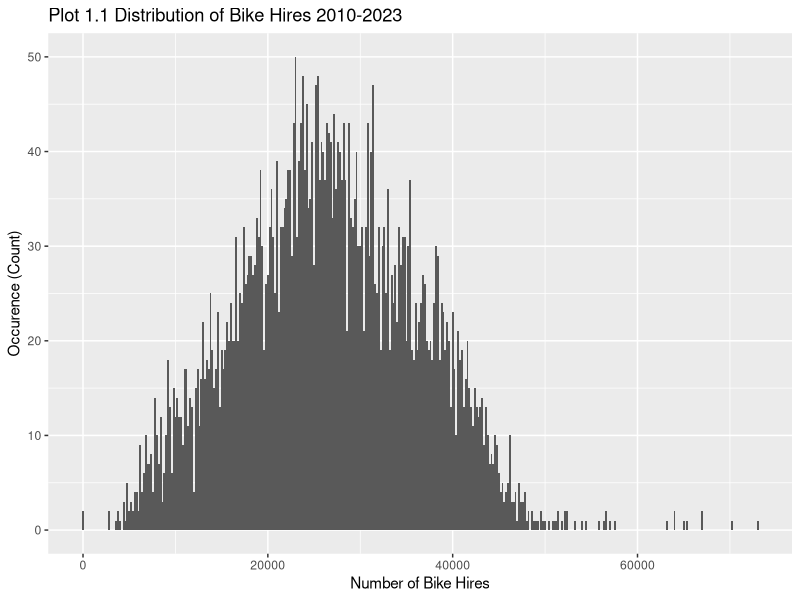
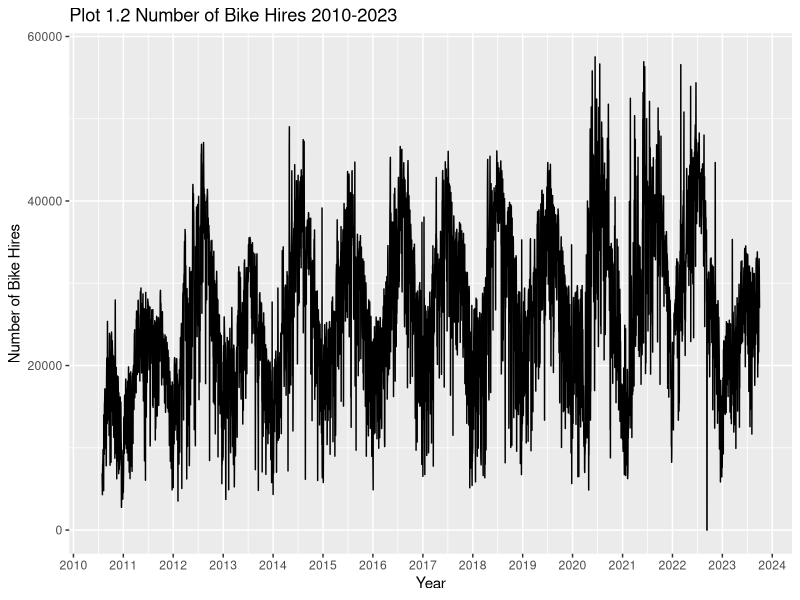
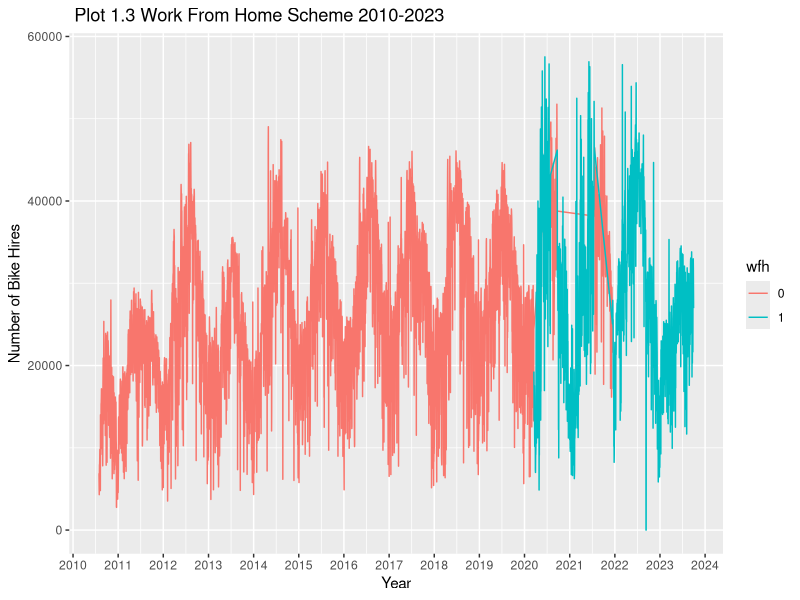
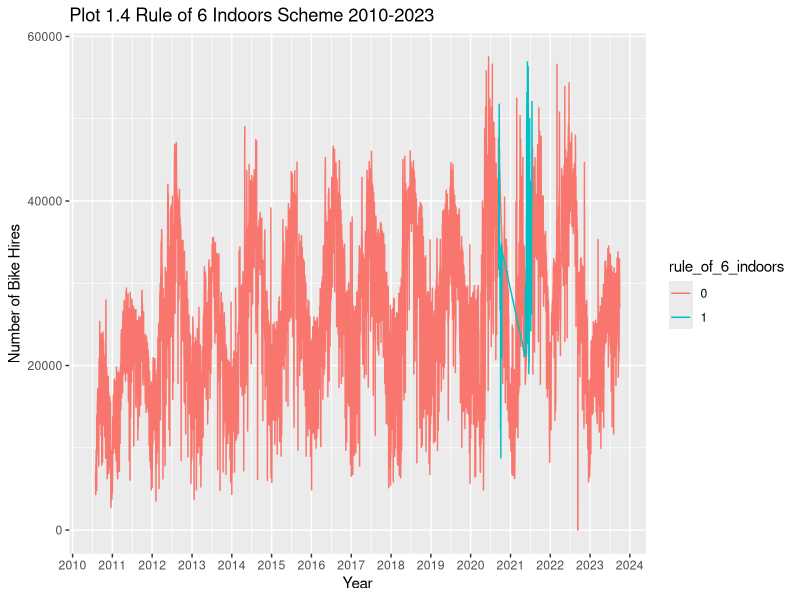
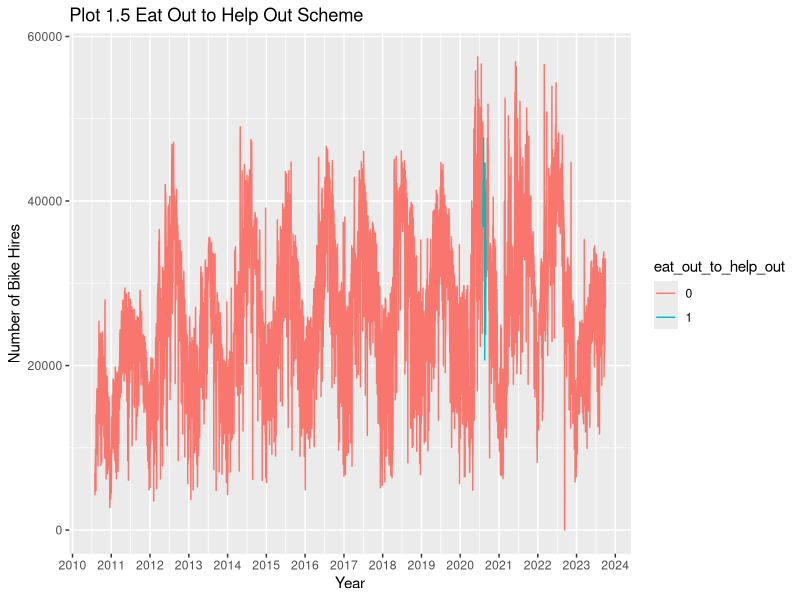
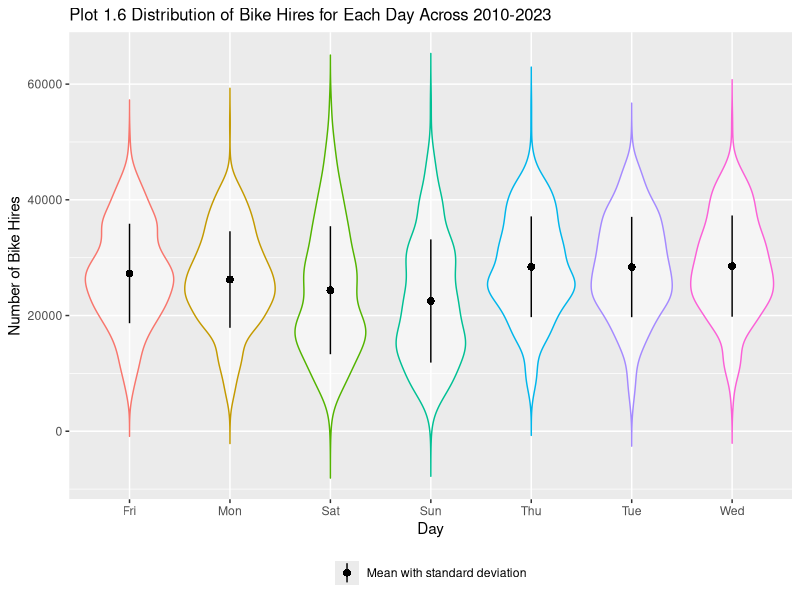
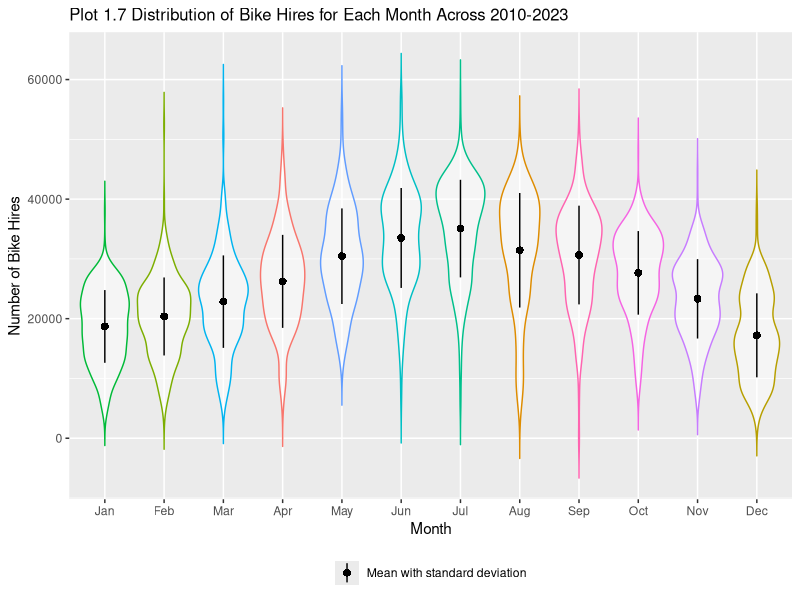
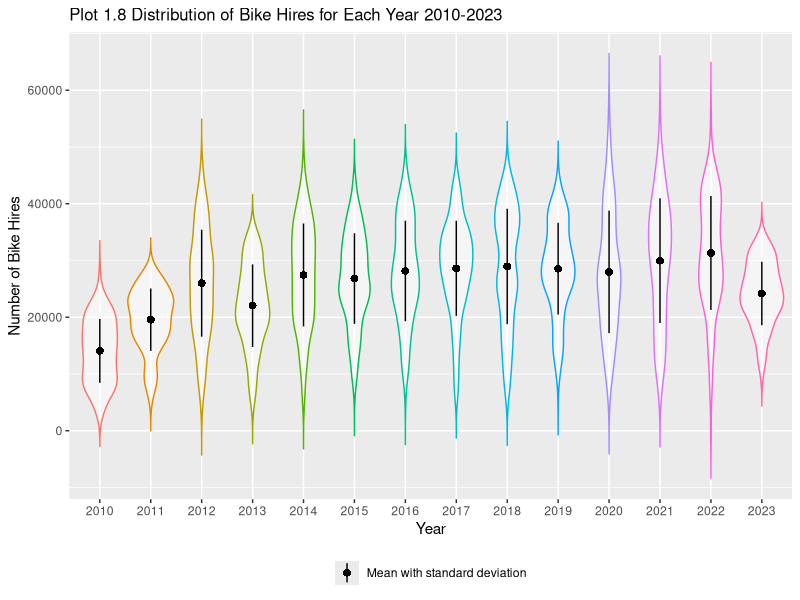

These charts were generated, in order, by the following R code:
## ---- chunk 1
library(tidyverse)
library(lubridate)
library(emmeans)
library(gridExtra)
library(Hmisc)
library(car)
library(ggpubr)
options(width=100)
## ---- chunk 2
# Read the data
london.covid.bikes <- read_csv('London_COVID_bikes.csv')
## ---- chunk 3
# Use summary to check if there is anomaly in the data and see the distribution of values 
summary(london.covid.bikes)
str(london.covid.bikes)
## ---- chunk 4
# Set the correct measurement level of data types
col <- c('wfh', 'rule_of_6_indoors', 'eat_out_to_help_out', 'day', 'month', 'year')
london.covid.bikes[col] <- lapply(london.covid.bikes[col], as.factor)
## ---- chunk 5
# Check if there is any missing value
colSums(is.na(london.covid.bikes))

# Find duplicated values in the selected column
column_to_check <- "date"

duplicated_values <- london.covid.bikes[london.covid.bikes$date %in% london.covid.bikes[duplicated(london.covid.bikes$date) | duplicated(london.covid.bikes$date, fromLast = TRUE), ]$date, column_to_check]

print(duplicated_values)

# Find rows with duplicated values
column_to_check <- "date"
value_to_find <- "2021-12-13"

specific_row <- london.covid.bikes[london.covid.bikes[, column_to_check] == value_to_find, ]

print(specific_row)

# Remove one of the duplicated rows
value.to.remove.in.date <- "2021-12-13"
value.to.remove.in.wfh <- 0

# Remove the specific row based on values in two different columns
london.covid.bikes <- london.covid.bikes[!(london.covid.bikes$date == value.to.remove.in.date & london.covid.bikes$wfh == value.to.remove.in.wfh), ]
## ---- chunk 6
# Using histogram to check if the distribution of the data is normal or not
ggplot(london.covid.bikes) + geom_histogram(aes(Hires), binwidth=200) + labs(title='Plot 1.1 Distribution of Bike Hires 2010-2023', x='Number of Bike Hires', y='Occurence (Count)')
## ---- chunk 7
# Remove outliers from the data
london.covid.bikes <- london.covid.bikes[london.covid.bikes$Hires <= 60000, ]
## ---- chunk 8
# Plot the number of bike hires as time series
ggplot(london.covid.bikes, aes(x=date, y=Hires)) + geom_line() + scale_x_date(date_breaks = "1 years", date_labels="%Y") + labs(title='Plot 1.2 Number of Bike Hires 2010-2023', x='Year', y='Number of Bike Hires')
## ---- chunk 9
# Plot the Work From Home (wfh) scheme as time series
ggplot(london.covid.bikes, aes(x=date, y=Hires)) + geom_line(aes(color=wfh)) + scale_x_date(date_breaks = "1 years", date_labels = "%Y") + labs(title=' Plot 1.3 Work From Home Scheme 2010-2023', x='Year', y='Number of Bike Hires')
## ---- chunk 10
# Plot the Rule of 6 Indoors scheme as time series
ggplot(london.covid.bikes, aes(x=date, y=Hires)) + geom_line(aes(color=rule_of_6_indoors)) + scale_x_date(date_breaks = "1 years", date_labels = "%Y") + labs(title='Plot 1.4 Rule of 6 Indoors Scheme 2010-2023', x='Year', y='Number of Bike Hires')
## ---- chunk 11
# Plot the Eat Out to Help Out scheme as time series
ggplot(london.covid.bikes, aes(x=date, y=Hires)) + geom_line(aes(color=eat_out_to_help_out)) + scale_x_date(date_breaks = "1 years", date_labels = "%Y") + labs(title='Plot 1.5 Eat Out to Help Out Scheme', x='Year', y='Number of Bike Hires')
## ---- chunk 12
# Use Pearson correlation matrix to show the correlation between each pair of variables (correlation coefficient and p-value)
rcorr(as.matrix(select(london.covid.bikes, Hires, wfh, rule_of_6_indoors, eat_out_to_help_out)))
## ---- chunk 13
# Simple linear regression for number of bike hires as a function of Work From Home (wfh) scheme
m.hires.by.wfh <- lm(Hires~wfh, data=london.covid.bikes)
summary(m.hires.by.wfh)
cbind(coef(m.hires.by.wfh), confint(m.hires.by.wfh))
## ---- chunk 14
# Simple linear regression regression for bike hires as a function of Rule of 6 Indoors scheme
m.hires.by.rule_of_6_indoors <- lm(Hires~rule_of_6_indoors, data=london.covid.bikes)
summary(m.hires.by.rule_of_6_indoors)
cbind(coef(m.hires.by.rule_of_6_indoors), confint(m.hires.by.rule_of_6_indoors))
## ---- chunk 15
# Simple linear regression regression for bike hires as a function of Eat Out to Help Out scheme
m.hires.by.eat_out_to_help_out <- lm(Hires~eat_out_to_help_out, data=london.covid.bikes)
summary(m.hires.by.eat_out_to_help_out)
cbind(coef(m.hires.by.eat_out_to_help_out), confint(m.hires.by.eat_out_to_help_out))
## ---- chunk 16
# Multiple linear regression without interaction for bike hires as function of Work From Home, Rule of 6 Indoors, and the Eat Out to Help Out scheme
m.hires.by.wfh.rule_of_6_indoors.eat_out_to_help_out <- lm(Hires~wfh + rule_of_6_indoors + eat_out_to_help_out, data=london.covid.bikes)
summary(m.hires.by.wfh.rule_of_6_indoors.eat_out_to_help_out)
cbind(coef(m.hires.by.wfh.rule_of_6_indoors.eat_out_to_help_out), confint(m.hires.by.wfh.rule_of_6_indoors.eat_out_to_help_out))
## ---- chunk 17
# Multiple linear regression with interaction for bike hires as function of Work From Home, Rule of 6 Indoors, and the Eat Out to Help Out scheme
m.hires.by.wfh.rule_of_6_indoors.eat_out_to_help_out.intr <- lm(Hires~wfh * rule_of_6_indoors * eat_out_to_help_out, data=london.covid.bikes)
summary(m.hires.by.wfh.rule_of_6_indoors.eat_out_to_help_out.intr)
cbind(coef(m.hires.by.wfh.rule_of_6_indoors.eat_out_to_help_out.intr), confint(m.hires.by.wfh.rule_of_6_indoors.eat_out_to_help_out.intr))
## ---- chunk 18
# Checking the multicollinearity for multiple linear regression with 3 predictors: Work From Home, Rule of 6 Indoors, and the Eat Out to Help Out scheme
vif(m.hires.by.wfh.rule_of_6_indoors.eat_out_to_help_out)
## ---- chunk 19
# Model comparison between multiple linear regression without interaction and with interaction (Work From Home, Rule of 6 Indoors, and the Eat Out to Help Out scheme as predictors)
anova(m.hires.by.wfh.rule_of_6_indoors.eat_out_to_help_out, m.hires.by.wfh.rule_of_6_indoors.eat_out_to_help_out.intr)
## ---- chunk 20
# Emmeans for the regression model without time variables
emm.model <- emmeans(m.hires.by.wfh.rule_of_6_indoors.eat_out_to_help_out.intr, ~ wfh * rule_of_6_indoors * eat_out_to_help_out)
summary(emm.model)
emm.model.means.ci <- confint(emm.model)
## ---- chunk 21
# Checking the distribution of bike hires for each day across 2010-2023
ggplot(london.covid.bikes, aes(x=day, y=Hires, fill=Hires)) +
  geom_violin(trim=FALSE, alpha = 0.5, aes(color=day)) +
  stat_summary(fun.data=mean_sdl, fun.args = list(mult=1), color="black", aes(shape="Mean with standard deviation")) +
  labs(x="Day", y="Number of Bike Hires", title = "Plot 1.6 Distribution of Bike Hires for Each Day Across 2010-2023") +
  guides(col="none") + 
  theme(legend.position="bottom", legend.title=element_blank(), plot.title = element_text(size = 12))
## ---- chunk 22
# Checking the distribution of bike hires for each month across 2010-2023
ggplot(london.covid.bikes, aes(x=month, y=Hires, fill=Hires)) +
  geom_violin(trim=FALSE, alpha = 0.5, aes(color=month)) +
  stat_summary(fun.data=mean_sdl, fun.args = list(mult=1), color="black", aes(shape="Mean with standard deviation")) +
  labs(x="Month", y="Number of Bike Hires", title = "Plot 1.7 Distribution of Bike Hires for Each Month Across 2010-2023") +
  guides(col="none") + 
  theme(legend.position="bottom", legend.title=element_blank(), plot.title = element_text(size = 12)) + 
  scale_x_discrete(limits = month.abb)
## ---- chunk 23
# Checking the distribution of bike hires for each year 2010-2023
ggplot(london.covid.bikes, aes(x=year, y=Hires, fill=Hires)) +
  geom_violin(trim=FALSE, alpha = 0.5, aes(color=year)) +
  stat_summary(fun.data=mean_sdl, fun.args = list(mult=1), color="black", aes(shape="Mean with standard deviation")) +
  labs(x="Year", y="Number of Bike Hires", title = "Plot 1.8 Distribution of Bike Hires for Each Year 2010-2023") +
  guides(col="none") + 
  theme(legend.position="bottom", legend.title=element_blank(), plot.title = element_text(size = 12))
## ---- chunk 24
# Multiple linear regression for bike hires with 3 predictors: Work From Home, Rule of 6 Indoors, and the Eat Out to Help Out scheme by including interaction with time variables (day, month, and year)
m.hires.by.wfh.rule_of_6_indoors.eat_out_to_help_out.time <- lm(Hires~wfh * rule_of_6_indoors * eat_out_to_help_out + day + month + year + wfh:day + wfh:month + wfh:year + rule_of_6_indoors:day + rule_of_6_indoors:month + rule_of_6_indoors:year + eat_out_to_help_out:day + eat_out_to_help_out:month + eat_out_to_help_out:year, data=london.covid.bikes)
summary(m.hires.by.wfh.rule_of_6_indoors.eat_out_to_help_out.time)
cbind(coef(m.hires.by.wfh.rule_of_6_indoors.eat_out_to_help_out.time), confint(m.hires.by.wfh.rule_of_6_indoors.eat_out_to_help_out.time))
## ---- chunk 25
# Model comparison between multiple linear regression with time variables and and without without time variables
anova(m.hires.by.wfh.rule_of_6_indoors.eat_out_to_help_out.intr, m.hires.by.wfh.rule_of_6_indoors.eat_out_to_help_out.time)
## ---- chunk 26
# Emmeans for the regression model with time variables
emm.model.time <- emmeans(m.hires.by.wfh.rule_of_6_indoors.eat_out_to_help_out.time, ~ wfh * rule_of_6_indoors * eat_out_to_help_out + day + month + year)
summary(emm.model.time)
emm.model.time.means.ci <- confint(emm.model.time)
## ---- chunk 27
# Filter rows without NA in the summary of emmeans
filtered.summary.emmeans <- emm.model.time[complete.cases(summary(emm.model.time)), ]
print(filtered.summary.emmeans)
## ---- chunk 28
# Filter rows without NA in the means and confidence intervals
filtered.means.ci <- emm.model.time.means.ci[complete.cases(emm.model.time.means.ci), ]
print(filtered.summary.emmeans)
## ---- chunk 29
ggplot.wfh.emm <- ggplot(summary(emm.model.time), aes(x=year, y=emmean, ymin=lower.CL, ymax=upper.CL, col=wfh)) + geom_point() + geom_linerange(alpha=5) + labs(x="Year", y="Number of Bike Hires", col="Working from Home", subtitle="Error Bars are 95% CIs")

ggplot.rule_of_6_indoors.emm <- ggplot(summary(emm.model.time), aes(x=year, y=emmean, ymin=lower.CL, ymax=upper.CL, col=rule_of_6_indoors)) + geom_point() + geom_linerange(alpha=5) + labs(x="Year", y="Number of Bike Hires", col="Rule of 6 Indoor", subtitle="Error Bars are 95% CIs")

ggplot.eat_out_to_help_out.emm <- ggplot(summary(emm.model.time), aes(x=year, y=emmean, ymin=lower.CL, ymax=upper.CL, col=eat_out_to_help_out)) + geom_point() + geom_linerange(alpha=5) + labs(x="Year", y="Number of Bike Hires", col="Eat Out to Help Out", subtitle="Error Bars are 95% CIs")

ggarrange(ggplot.wfh.emm, ggplot.rule_of_6_indoors.emm, ggplot.eat_out_to_help_out.emm, ncol = 1, nrow = 3)
## ---- chunk 30
# Read the data
publisher.sales <- read_csv('publisher_sales.csv')
## ---- chunk 31
# Us summary to check if there is anomaly in the data and see the distribution of values 
summary(publisher.sales)
str(publisher.sales)
## ---- chunk 32
# Check the duplication in the dataset
which(duplicated(publisher.sales))
## ---- chunk 33
# Set the correct measurement level of data types
col <- c('sold by', 'publisher.type', 'genre')
publisher.sales[col] <- lapply(publisher.sales[col], as.factor)
## ---- chunk 34
# Using histogram to check the distribution of daily.sales is normal or not
ggplot(publisher.sales) + geom_histogram(aes(daily.sales), binwidth=0.9) + labs(title='Plot 2.1 Distribution of Book Daily Sales', x='Average Number of Book Daily Sales', y='Occurence (Count)')
## ---- chunk 35
# Using histogram to check the distribution of avg.review is normal or not
ggplot(publisher.sales) + geom_histogram(aes(avg.review), binwidth=0.1) + labs(title='Plot 2.2 Distribution of Average Review Scores', x='Average Review Scores', y='Occurence (Count)')
## ---- chunk 36
# Using histogram to check the distribution of total.reviews is normal or not
ggplot(publisher.sales) + geom_histogram(aes(total.reviews), binwidth=1) + labs(title='Plot 2.3 Distribution of Total Number of Reviews', x='Total Number of Reviews', y='Occurence (Count)')
## ---- chunk 37
# Using histogram to check the distribution of total.reviews is normal or not
ggplot(publisher.sales) + geom_histogram(aes(sale.price), binwidth=0.1) + labs(title='Plot 2.4 Distribution of Sale Price', x='Sale Price', y='Occurence (Count)') 
## ---- chunk 38
# Plotting the data of avg.review vs. daily.sales
ggplot(publisher.sales, aes(x=avg.review, y=daily.sales)) + geom_point(aes(colour=genre)) + labs(x="Average Review Scores", y="Average Number of Daily Sales", title=expression('Plot 2.5 Average Daily Sales vs. Average Review Scores')) + geom_smooth(method=lm)
## ---- chunk 39
# Plotting the data of total.reviews vs. daily.sales
ggplot(publisher.sales, aes(x=total.reviews, y=daily.sales)) + geom_point(aes(colour=genre)) + labs(x="Total Number of Reviews", y="Average Number of Daily Sales", title=expression('Plot 2.6 Average Daily Sales vs. Total Number of Reviews')) + geom_smooth(method=lm)
## ---- chunk 40
# Plotting the data of total.reviews vs. avg.review
ggplot(publisher.sales, aes(x=total.reviews, y=avg.review)) + geom_point(aes(colour=genre)) + labs(x="Total Number of Reviews", y="Average Review Scores", title=expression('Plot 2.7 Total Number of Reviews vs. Average Review Scores')) + geom_smooth(method=lm)
## ---- chunk 41
# Use Pearson correlation matrix to show the correlation between each pair of variables (correlation coefficient and p-value)
rcorr(as.matrix(select(publisher.sales, daily.sales, avg.review, total.reviews)))
## ---- chunk 42
# Use Spearman correlation matrix to show the correlation between each pair of variables (correlation coefficient and p-value)
rcorr(as.matrix(select(publisher.sales, daily.sales, avg.review, total.reviews)), type = "spearman")
## ---- chunk 43
# Simple linear regression for average number of daily sales and average review scores
m_daily.sales_by_avg.review <- lm(daily.sales~avg.review, data=publisher.sales)
summary(m_daily.sales_by_avg.review)
cbind(coef(m_daily.sales_by_avg.review), confint(m_daily.sales_by_avg.review))
## ---- chunk 44
# Simple linear regression for average number of daily sales and total number of reviews
m_daily.sales_by_total.reviews <- lm(daily.sales~total.reviews, data=publisher.sales)
summary(m_daily.sales_by_total.reviews)
cbind(coef(m_daily.sales_by_total.reviews), confint(m_daily.sales_by_total.reviews))
## ---- chunk 45
# Multiple linear regression without interaction for average number of sales, average review scores, and total number of reviews
m_daily.sales_by_avg.review_total.reviews <- lm(daily.sales~avg.review + total.reviews, data=publisher.sales)
summary(m_daily.sales_by_avg.review_total.reviews)
cbind(coef(m_daily.sales_by_avg.review_total.reviews), confint(m_daily.sales_by_avg.review_total.reviews))
## ---- chunk 46
# Multiple linear regression with interaction for average number of sales, average review scores, and total number of reviews
m_daily.sales_by_avg.review_total.reviews_intr <- lm(daily.sales~avg.review * total.reviews, data=publisher.sales)
summary(m_daily.sales_by_avg.review_total.reviews_intr)
cbind(coef(m_daily.sales_by_avg.review_total.reviews_intr), confint(m_daily.sales_by_avg.review_total.reviews_intr))
## ---- chunk 47
# Check the multicollinearity for multiple linear regression (avg.review and total.reviews as predictors)
vif(m_daily.sales_by_avg.review_total.reviews)
## ---- chunk 48
# Model comparison between multiple linear regression without interaction and with interaction (avg.review and total.reviews as predictors)
anova(m_daily.sales_by_avg.review_total.reviews, m_daily.sales_by_avg.review_total.reviews_intr)
## ---- chunk 49
# Estimated Marginal Means (Emmeans) for interaction between avg.review and total.reviews 
emm.model.daily.sales.avg.review.total.reviews <- emmeans(m_daily.sales_by_avg.review_total.reviews_intr, ~ avg.review * total.reviews)
summary(emm.model.daily.sales.avg.review.total.reviews)
emm.model.daily.sales.avg.review.total.reviews.means.ci <- confint(emm.model.daily.sales.avg.review.total.reviews)
## ---- chunk 50
# Interquartile plot to help analysing which variable is matter more: avg.review or total.reviews?
avg.review.bins <- quantile(pull(publisher.sales, avg.review))
publisher.sales <- publisher.sales %>% mutate(avg.review.bins=cut(avg.review, avg.review.bins, include.lowest=TRUE))

total.reviews.bins <- quantile(pull(publisher.sales, total.reviews))
publisher.sales <- publisher.sales %>% mutate(total.reviews.bins=cut(total.reviews, total.reviews.bins, include.lowest=TRUE))

grid.arrange(
	ggplot(publisher.sales, aes(x=avg.review, y=daily.sales, col=total.reviews.bins)) + geom_point() + geom_smooth(method=lm) + geom_smooth(mapping=aes(col=NULL), method=lm, col="black") + labs(x="Average Review Scores", y="Average Number of Daily Sales", col="Total Number of Reviews"),
	ggplot(publisher.sales, aes(x=total.reviews, y=daily.sales, col=avg.review.bins)) + geom_point() + geom_smooth(method=lm) + geom_smooth(mapping=aes(col=NULL), method=lm, col="black") + labs(x="Total Number of Reviews", y="Average Number of Daily Sales", col="Average Review Scores")
)
## ---- chunk 51
# Plot for book with adult fiction genre
publisher.sales.adult.fiction <- publisher.sales[publisher.sales$genre == "adult_fiction", ]

ggplot(publisher.sales.adult.fiction, aes(x=sale.price, y=daily.sales)) + geom_point(aes(colour=genre)) + labs(x="Sale Price", y="Average Number of Daily Sales", title=expression('Plot 2.8 Average Daily Sales vs. Sale Price for Adult Fiction')) + geom_smooth(method=lm)
## ---- chunk 52
# Plot for book with young adult fiction (YA fiction) genre
publisher.sales.YA.fiction <- publisher.sales[publisher.sales$genre == "YA_fiction", ]

ggplot(publisher.sales.YA.fiction, aes(x=sale.price, y=daily.sales)) + geom_point(aes(colour=genre)) + labs(x="Sale Price", y="Average Number of Daily Sales", title=expression('Plot 2.9 Average Daily Sales vs. Sale Price for Young Adult Fiction')) + geom_smooth(method=lm)
## ---- chunk 53
# Plot for book with non-fiction genre
publisher.sales.non.fiction <- publisher.sales[publisher.sales$genre == "non_fiction", ]

ggplot(publisher.sales.non.fiction, aes(x=sale.price, y=daily.sales)) + geom_point(aes(colour=genre)) + labs(x="Sale Price", y="Average Number of Daily Sales", title=expression('Plot 2.10 Average Daily Sales vs. Sale Price for Non-Fiction')) + geom_smooth(method=lm)
## ---- chunk 54
# Plot for book of all genres
ggplot(publisher.sales, aes(x=sale.price, y=daily.sales)) + geom_point(aes(colour=genre)) + labs(x="Sale Price", y="Average Number of Daily Sales", title=expression('Plot 2.11 Average Daily Sales vs. Sale Price')) + geom_smooth(method=lm)
## ---- chunk 55
# Simple linear regression for average number of daily sales and sale price
m_daily.sales_by_sale.price <- lm(daily.sales~sale.price, data=publisher.sales)
summary(m_daily.sales_by_sale.price)
cbind(coef(m_daily.sales_by_sale.price), confint(m_daily.sales_by_sale.price))
## ---- chunk 56
# Multiple linear regression for average number of daily sales, sale price, and genre without interaction
m_daily.sales_by_sale.price_genre <- lm(daily.sales~sale.price + genre, data=publisher.sales)
summary(m_daily.sales_by_sale.price_genre)
cbind(coef(m_daily.sales_by_sale.price_genre), confint(m_daily.sales_by_sale.price_genre))
## ---- chunk 57
# Multiple linear regression for average number of daily sales, sale price, and genre with interaction
m_daily.sales_by_sale.price_genre_intr <- lm(daily.sales~sale.price * genre, data=publisher.sales)
summary(m_daily.sales_by_sale.price_genre_intr)
cbind(coef(m_daily.sales_by_sale.price_genre_intr), confint(m_daily.sales_by_sale.price_genre_intr))
## ---- chunk 58
# Model comparison between multiple linear regression without interaction and with interaction (sale.price and genre as predictors)
anova(m_daily.sales_by_sale.price_genre, m_daily.sales_by_sale.price_genre_intr)
## ---- chunk 59
# Checking the multicollinearity for multiple linear regression
vif(m_daily.sales_by_sale.price_genre)
## ---- chunk 60
# Emmeans for regression model with interaction between sale price and genre
emm_daily.sales_by_sale.price_genre_intr <- emmeans(m_daily.sales_by_sale.price_genre_intr, ~ sale.price * genre)
summary(emm_daily.sales_by_sale.price_genre_intr)
emm_daily.sales_by_sale.price_genre_intr_means_ci <- confint(emm_daily.sales_by_sale.price_genre_intr)
